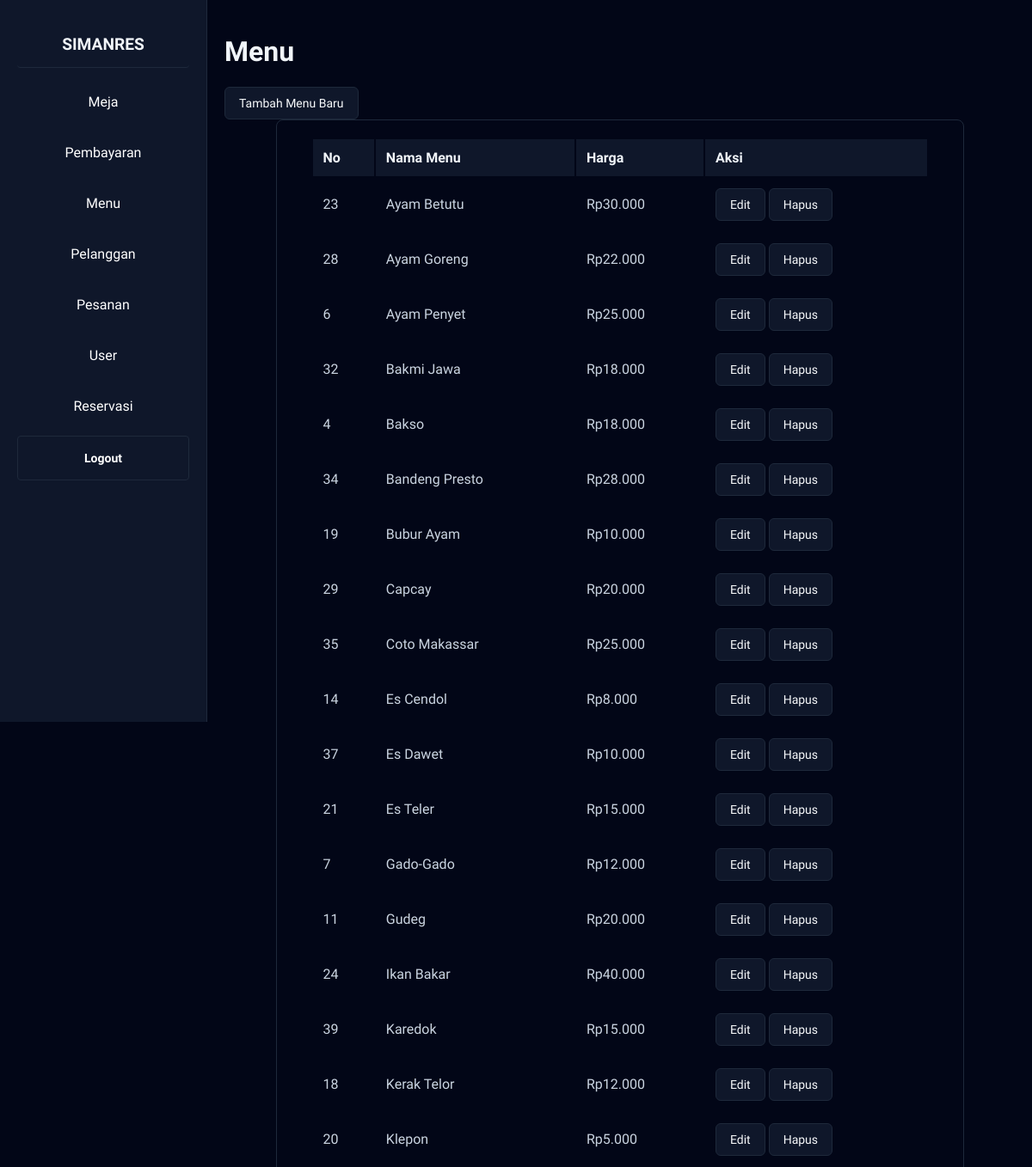
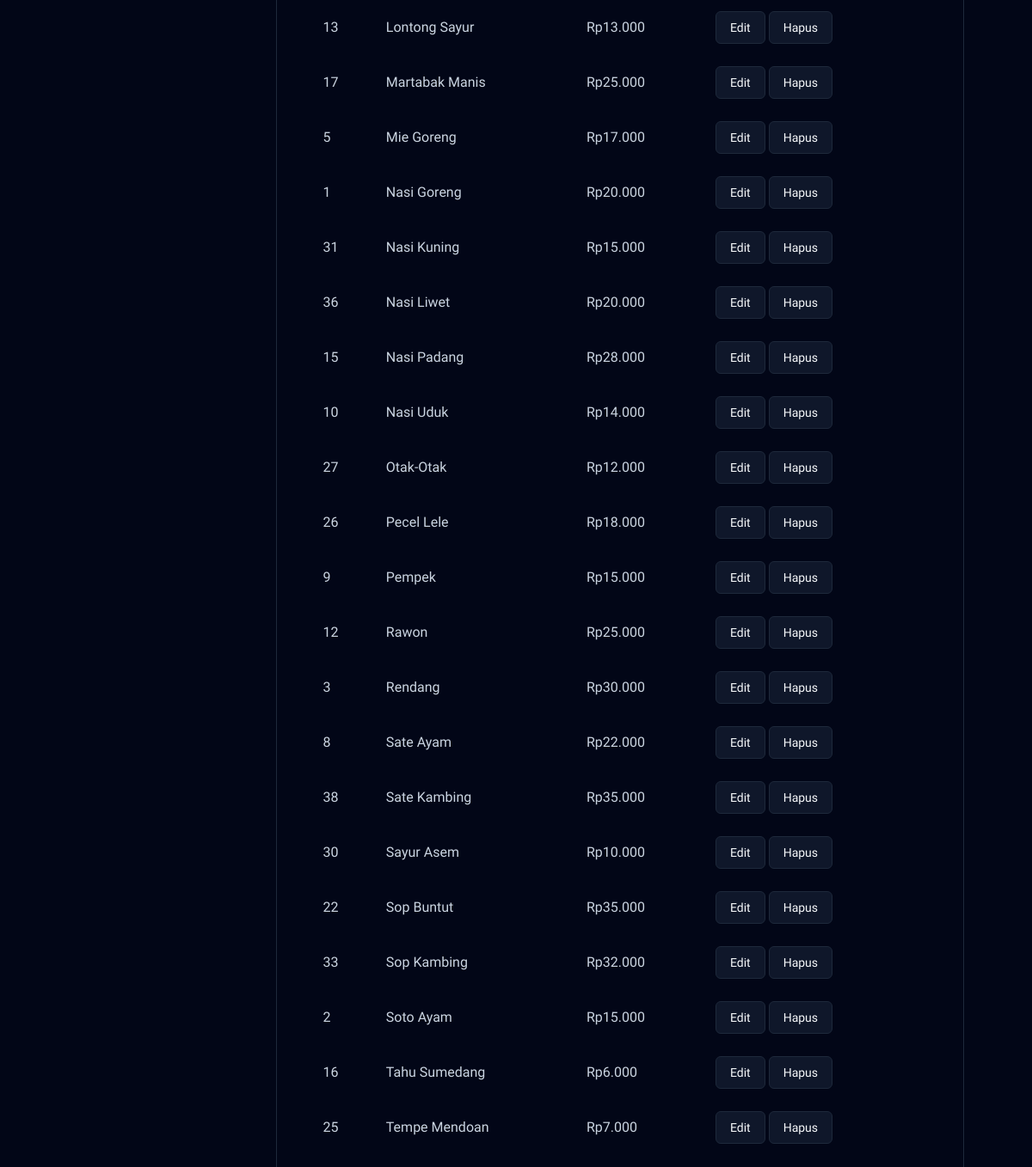
Screenshot of /admin/menu.php (signed in) with the database file from the repository (2 pictures, top to bottom).
### tables this page shows
CREATE TABLE `menu` (
  `id` int(11) NOT NULL,
  `nama` varchar(100) NOT NULL,
  `harga` decimal(10,2) NOT NULL
);

### session.php (called while the page is built, shortened)
<?php
function isAdmin(): bool
{
    return isset($_SESSION['role']) && $_SESSION['role'] == 'admin';
}

### admin/menu.php (the view, shortened to what this page needs)
<?php
include_once '../config.php';
include_once '../session.php';
$isAdminUser = isAdmin();
$editData = null;
$showCreateForm = false;
$query = "SELECT * FROM menu ORDER BY nama";
$stmt = $conn->prepare($query);
$stmt->execute();
$result = $stmt->get_result();
$menu_items = [];
while ($row = $result->fetch_assoc()) {
    $menu_items[] = $row;
}
?>
<!DOCTYPE html>
<html>
<head>
    <link rel="stylesheet" href="../style.css">
</head>
<body>
    <div class="layout">
        <?php include_once "../sidebar.php" ?>
        <div class="main-content">
            <h1>Menu</h1>
            <?php if (!$editData && !$showCreateForm): ?>
                <div class="create-button">
                    <a class="button" href="menu.php?action=create">Tambah Menu Baru</a>
                </div>
            <?php endif; ?>
            <div class="admin-table">
                <div class="table-wrapper">
                    <table>
                        <thead>
                            <tr>
                                <th>No</th>
                                <th>Nama Menu</th>
                                <th>Harga</th>
                                <th>Aksi</th>
                            </tr>
                        </thead>
                        <tbody>
                            <?php foreach ($menu_items as $key => $item): ?>
                                <tr>
                                    <td><?= htmlspecialchars($item['id']) ?></td>
                                    <td><?= htmlspecialchars($item['nama']) ?></td>
                                    <td>Rp<?= number_format($item['harga'], 0, ',', '.') ?></td>
                                    <td>
                                        <a class="button" href="menu.php?action=edit&id=<?= $item['id'] ?>">Edit</a>
                                        <a class="button" href="menu.php?action=delete&id=<?= $item['id'] ?>"
                                            onclick="return confirm('Apakah Anda yakin ingin menghapus menu ini?')">Hapus</a>
                                    </td>
                                </tr>
                            <?php endforeach; ?>
                        </tbody>
                    </table>
                </div>
            </div>
        </div>
    </div>
</body>
</html>

### sidebar.php
<div class="sidebar">
    <a class="title" href="index.php">SIMANRES</a>
    <?php if (isset($isKasirUser) && $isKasirUser): ?>
        <a href="pembayaran.php">Pembayaran</a>
    <?php elseif (isset($isAdminUser) && $isAdminUser): ?>
        <a href="meja.php">Meja</a>
        <a href="pembayaran.php">Pembayaran</a>
        <a href="menu.php">Menu</a>
        <a href="pelanggan.php">Pelanggan</a>
        <a href="pesanan.php">Pesanan</a>
        <a href="user.php">User</a>
        <a href="reservasi.php">Reservasi</a>
    <?php endif; ?>
    <a href="logout.php" class="back-link button">Logout</a>
</div>

### style.css (style rules this page uses)
:root { --background-color: #020617; --secondary-background-color: #0f172a; --foreground-color: #f1f5f9; --border-color: #1e293b; }
body { margin: 0; font-family: "Geist", sans-serif; background-color: var(--background-color); color: var(--foreground-color); }
.button { display: inline-flex; align-items: center; justify-content: center; border-radius: 0.375rem; padding: 0.5rem 1rem; font-size: 0.875rem; font-weight: 500; line-height: 1.25rem; border: 1px solid transparent; cursor: pointer; transition: all 0.2s ease; text-decoration: none; background-color: hsl(222.2, 47.4%, 11.2%); border: 1px solid var(--border-color); color: hsl(210, 40%, 98%); }
.table-wrapper { width: 100%; overflow-x: auto; }
table { width: 100%; max-width: 800px; margin: 0 auto; padding: 20px 40px; overflow-x: auto; border-radius: 0.5rem; border: 1px solid var(--border-color); }
thead { background-color: var(--secondary-background-color); border-bottom: 1px solid var(--border-color); }
th { padding: 0.75rem; text-align: left; font-weight: 600; color: var(--foreground-color); white-space: nowrap; }
td { padding: 0.75rem; color: #cbd5e1; }
.sidebar { display: flex; flex-direction: column; width: 200px; height: 100vh; background-color: var(--secondary-background-color); padding: 20px; border-right: 1px solid var(--border-color); }
.sidebar .title { font-size: 1.2em; font-weight: bold; color: var(--foreground-color); text-align: center; padding: 15px; border-bottom: 1px solid var(--border-color); margin-bottom: 10px; }
.sidebar .back-link { border-top: 1px solid var(--border-color); font-weight: 600; }
.sidebar a { color: white; padding: 15px; text-decoration: none; text-align: center; margin: 5px 0; border-radius: 4px; }
.layout { display: flex; min-height: 100vh; }
.main-content { flex: 1; padding: 20px; }

### rows the page displays
menu: id "23", nama "Ayam Betutu", harga "30.000"
menu: id "28", nama "Ayam Goreng", harga "22.000"
menu: id "6", nama "Ayam Penyet", harga "25.000"
menu: id "32", nama "Bakmi Jawa", harga "18.000"
menu: id "4", nama "Bakso", harga "18.000"
menu: id "34", nama "Bandeng Presto", harga "28.000"
menu: id "19", nama "Bubur Ayam", harga "10.000"
menu: id "29", nama "Capcay", harga "20.000"
menu: id "35", nama "Coto Makassar", harga "25.000"
menu: id "14", nama "Es Cendol", harga "8.000"
menu: id "37", nama "Es Dawet", harga "10.000"
menu: id "21", nama "Es Teler", harga "15.000"
menu: id "7", nama "Gado-Gado", harga "12.000"
menu: id "11", nama "Gudeg", harga "20.000"
menu: id "24", nama "Ikan Bakar", harga "40.000"
menu: id "39", nama "Karedok", harga "15.000"
menu: id "18", nama "Kerak Telor", harga "12.000"
menu: id "20", nama "Klepon", harga "5.000"
menu: id "13", nama "Lontong Sayur", harga "13.000"
menu: id "17", nama "Martabak Manis", harga "25.000"
menu: id "5", nama "Mie Goreng", harga "17.000"
menu: id "1", nama "Nasi Goreng", harga "20.000"
menu: id "31", nama "Nasi Kuning", harga "15.000"
menu: id "36", nama "Nasi Liwet", harga "20.000"
menu: id "15", nama "Nasi Padang", harga "28.000"
menu: id "10", nama "Nasi Uduk", harga "14.000"
menu: id "27", nama "Otak-Otak", harga "12.000"
menu: id "26", nama "Pecel Lele", harga "18.000"
menu: id "9", nama "Pempek", harga "15.000"
menu: id "12", nama "Rawon", harga "25.000"
menu: id "3", nama "Rendang", harga "30.000"
menu: id "8", nama "Sate Ayam", harga "22.000"
menu: id "38", nama "Sate Kambing", harga "35.000"
menu: id "30", nama "Sayur Asem", harga "10.000"
menu: id "22", nama "Sop Buntut", harga "35.000"
menu: id "33", nama "Sop Kambing", harga "32.000"
menu: id "2", nama "Soto Ayam", harga "15.000"
menu: id "16", nama "Tahu Sumedang", harga "6.000"
menu: id "25", nama "Tempe Mendoan", harga "7.000"
